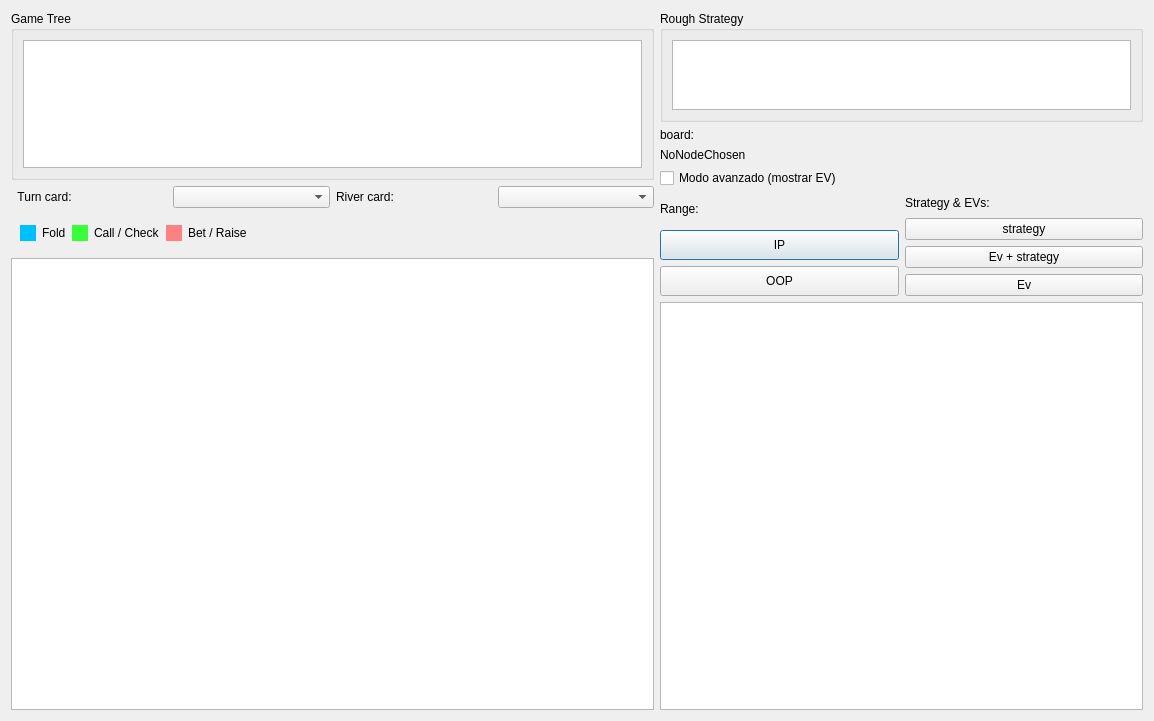
<?xml version="1.0" encoding="UTF-8"?>
<ui version="4.0">
 <class>StrategyExplorer</class>
 <widget class="QDialog" name="StrategyExplorer">
  <property name="geometry">
   <rect>
    <x>0</x>
    <y>0</y>
    <width>1154</width>
    <height>721</height>
   </rect>
  </property>
  <property name="windowTitle">
   <string>StrategyExplorer</string>
  </property>
  <layout class="QHBoxLayout" name="horizontalLayout" stretch="4,3">
   <item>
    <layout class="QVBoxLayout" name="verticalLayout" stretch="3,0,0,8">
     <item>
      <widget class="QGroupBox" name="groupBox">
       <property name="title">
        <string>Game Tree</string>
       </property>
       <layout class="QVBoxLayout" name="verticalLayout_3">
        <item>
         <widget class="QSTreeView" name="gameTreeView">
          <attribute name="headerVisible">
           <bool>false</bool>
          </attribute>
         </widget>
        </item>
       </layout>
      </widget>
     </item>
     <item>
      <layout class="QHBoxLayout" name="horizontalLayout_3">
       <item>
        <widget class="QLabel" name="label">
         <property name="sizePolicy">
          <sizepolicy hsizetype="Preferred" vsizetype="Preferred">
           <horstretch>0</horstretch>
           <verstretch>0</verstretch>
          </sizepolicy>
         </property>
         <property name="text">
          <string>  Turn card:</string>
         </property>
        </widget>
       </item>
       <item>
        <widget class="QComboBox" name="turnCardBox"/>
       </item>
       <item>
        <widget class="QLabel" name="label_2">
         <property name="text">
          <string>River card:</string>
         </property>
        </widget>
       </item>
       <item>
        <widget class="QComboBox" name="riverCardBox"/>
       </item>
      </layout>
     </item>
     <item>
      <widget class="QWidget" name="resultsLegend" native="true">
       <layout class="QHBoxLayout" name="resultsLegendLayout">
        <item>
         <widget class="QWidget" name="legendSwatchFold" native="true">
          <property name="minimumSize">
           <size>
            <width>16</width>
            <height>16</height>
           </size>
          </property>
          <property name="maximumSize">
           <size>
            <width>16</width>
            <height>16</height>
           </size>
          </property>
          <property name="styleSheet">
           <string notr="true">background-color: rgb(0, 191, 255);</string>
          </property>
         </widget>
        </item>
        <item>
         <widget class="QLabel" name="legendLabelFold">
          <property name="text">
           <string>Fold</string>
          </property>
         </widget>
        </item>
        <item>
         <widget class="QWidget" name="legendSwatchCall" native="true">
          <property name="minimumSize">
           <size>
            <width>16</width>
            <height>16</height>
           </size>
          </property>
          <property name="maximumSize">
           <size>
            <width>16</width>
            <height>16</height>
           </size>
          </property>
          <property name="styleSheet">
           <string notr="true">background-color: rgb(55, 255, 55);</string>
          </property>
         </widget>
        </item>
        <item>
         <widget class="QLabel" name="legendLabelCall">
          <property name="text">
           <string>Call / Check</string>
          </property>
         </widget>
        </item>
        <item>
         <widget class="QWidget" name="legendSwatchBet" native="true">
          <property name="minimumSize">
           <size>
            <width>16</width>
            <height>16</height>
           </size>
          </property>
          <property name="maximumSize">
           <size>
            <width>16</width>
            <height>16</height>
           </size>
          </property>
          <property name="styleSheet">
           <string notr="true">background-color: rgb(255, 128, 128);</string>
          </property>
         </widget>
        </item>
        <item>
         <widget class="QLabel" name="legendLabelBet">
          <property name="text">
           <string>Bet / Raise</string>
          </property>
         </widget>
        </item>
        <item>
         <spacer name="legendHorizontalSpacer">
          <property name="orientation">
           <enum>Qt::Horizontal</enum>
          </property>
          <property name="sizeHint" stdset="0">
           <size>
            <width>40</width>
            <height>20</height>
           </size>
          </property>
         </spacer>
        </item>
       </layout>
      </widget>
     </item>
     <item>
      <widget class="HtmlTableView" name="strategyTableView">
       <property name="styleSheet">
        <string notr="true"/>
       </property>
       <attribute name="horizontalHeaderVisible">
        <bool>false</bool>
       </attribute>
       <attribute name="verticalHeaderVisible">
        <bool>false</bool>
       </attribute>
      </widget>
     </item>
    </layout>
   </item>
   <item>
    <layout class="QVBoxLayout" name="verticalLayout_2" stretch="10,2,0,10,40">
     <item>
      <widget class="QGroupBox" name="groupBox_2">
       <property name="title">
        <string>Rough Strategy</string>
       </property>
       <property name="flat">
        <bool>true</bool>
       </property>
       <layout class="QVBoxLayout" name="verticalLayout_4">
        <item>
         <widget class="HtmlTableView" name="roughStrategyView">
          <property name="verticalScrollBarPolicy">
           <enum>Qt::ScrollBarAlwaysOff</enum>
          </property>
          <property name="horizontalScrollBarPolicy">
           <enum>Qt::ScrollBarAlwaysOff</enum>
          </property>
          <attribute name="horizontalHeaderVisible">
           <bool>false</bool>
          </attribute>
          <attribute name="verticalHeaderVisible">
           <bool>false</bool>
          </attribute>
         </widget>
        </item>
       </layout>
      </widget>
     </item>
     <item>
      <layout class="QVBoxLayout" name="verticalLayout_7">
       <item>
        <layout class="QHBoxLayout" name="horizontalLayout_6">
         <item>
          <widget class="QLabel" name="boardLabel">
           <property name="text">
            <string>board:</string>
           </property>
          </widget>
         </item>
        </layout>
       </item>
       <item>
        <layout class="QVBoxLayout" name="verticalLayout_8">
         <item>
          <widget class="QLabel" name="nodeDisplayLabel">
           <property name="text">
            <string>NoNodeChosen</string>
           </property>
          </widget>
         </item>
        </layout>
       </item>
      </layout>
     </item>
     <item>
      <widget class="QCheckBox" name="advancedModeCheck">
       <property name="text">
        <string>Modo avanzado (mostrar EV)</string>
       </property>
       <property name="checked">
        <bool>false</bool>
       </property>
      </widget>
     </item>
     <item>
      <layout class="QHBoxLayout" name="modeChoseLayout" stretch="1,1">
       <item>
        <layout class="QVBoxLayout" name="verticalLayout_5" stretch="1,1,1">
         <item>
          <widget class="QLabel" name="label_4">
           <property name="text">
            <string>Range:</string>
           </property>
          </widget>
         </item>
         <item>
          <widget class="QPushButton" name="ipRangeButtom">
           <property name="sizePolicy">
            <sizepolicy hsizetype="Minimum" vsizetype="Minimum">
             <horstretch>0</horstretch>
             <verstretch>0</verstretch>
            </sizepolicy>
           </property>
           <property name="text">
            <string>IP</string>
           </property>
          </widget>
         </item>
         <item>
          <widget class="QPushButton" name="oopRangeButtom">
           <property name="sizePolicy">
            <sizepolicy hsizetype="Minimum" vsizetype="Minimum">
             <horstretch>0</horstretch>
             <verstretch>0</verstretch>
            </sizepolicy>
           </property>
           <property name="text">
            <string>OOP</string>
           </property>
          </widget>
         </item>
        </layout>
       </item>
       <item>
        <layout class="QVBoxLayout" name="verticalLayout_6" stretch="1,1,1,0">
         <item>
          <widget class="QLabel" name="label_5">
           <property name="text">
            <string>Strategy &amp; EVs:</string>
           </property>
          </widget>
         </item>
         <item>
          <widget class="QPushButton" name="strategyModeButtom">
           <property name="sizePolicy">
            <sizepolicy hsizetype="Minimum" vsizetype="Minimum">
             <horstretch>0</horstretch>
             <verstretch>0</verstretch>
            </sizepolicy>
           </property>
           <property name="text">
            <string>strategy</string>
           </property>
          </widget>
         </item>
         <item>
          <widget class="QPushButton" name="evModeButtom">
           <property name="sizePolicy">
            <sizepolicy hsizetype="Minimum" vsizetype="Minimum">
             <horstretch>0</horstretch>
             <verstretch>0</verstretch>
            </sizepolicy>
           </property>
           <property name="text">
            <string>Ev + strategy</string>
           </property>
          </widget>
         </item>
         <item>
          <widget class="QPushButton" name="evOnlyModeButtom">
           <property name="sizePolicy">
            <sizepolicy hsizetype="Minimum" vsizetype="Minimum">
             <horstretch>0</horstretch>
             <verstretch>0</verstretch>
            </sizepolicy>
           </property>
           <property name="text">
            <string>Ev</string>
           </property>
          </widget>
         </item>
        </layout>
       </item>
      </layout>
     </item>
     <item>
      <layout class="QHBoxLayout" name="detailInformationLayout">
       <item>
        <widget class="HtmlTableView" name="detailView">
         <attribute name="horizontalHeaderVisible">
          <bool>false</bool>
         </attribute>
         <attribute name="verticalHeaderVisible">
          <bool>false</bool>
         </attribute>
        </widget>
       </item>
      </layout>
     </item>
    </layout>
   </item>
  </layout>
 </widget>
 <customwidgets>
  <customwidget>
   <class>QSTreeView</class>
   <extends>QTreeView</extends>
   <header>qstreeview.h</header>
  </customwidget>
  <customwidget>
   <class>HtmlTableView</class>
   <extends>QTableView</extends>
   <header>htmltableview.h</header>
  </customwidget>
 </customwidgets>
 <resources/>
 <connections/>
</ui>
